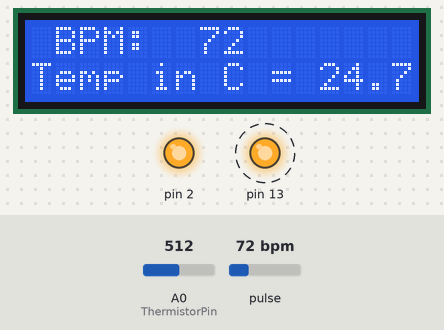
Recording of a sketch running on a simulated Arduino Uno, built with avr-gcc and run on an emulated ATmega328P. On the bench: 16×2 character LCD, output pins drawn as LEDs (lit = HIGH). Dashed ring = blinking. Inputs (shaded band) come from the test bench; at power-on: A0 (ThermistorPin) = 512, pulse 72 bpm. What the sketch prints to the serial monitor is not drawn.

Above: at 1.2 s.
1.3 s: A0 (ThermistorPin) set to 378
At 3.1 s:
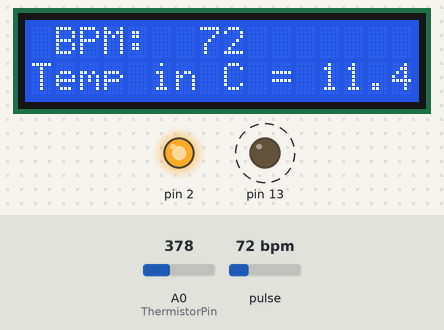
4.4 s: A0 (ThermistorPin) set to 351
At 5.9 s:
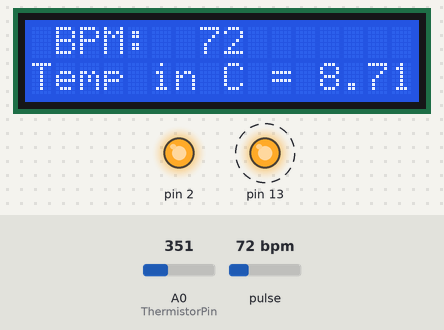
7.5 s: pulse set to 108 bpm
At 8.6 s:
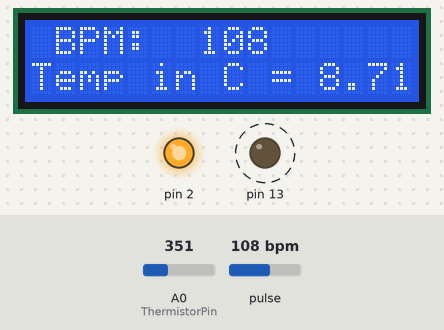
9.6 s: pulse set to 112 bpm
At 10.1 s:
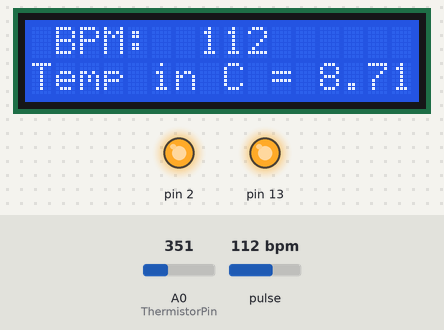
11.3 s: pulse set to 42 bpm
At 12.3 s:
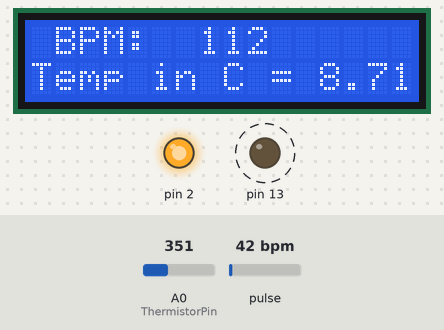
14.4 s: A0 (ThermistorPin) set to 306
At 15.5 s:
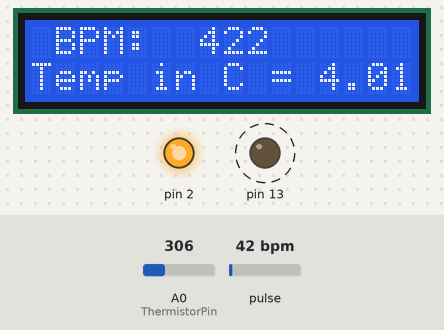
Timing chart, 0 to 18.2 s (numbered marks = the images above; inputs shaded):
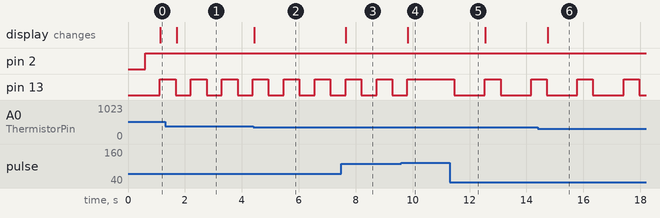

The sketch:

HEALTH_MONITOR.ino
```cpp
#include <Wire.h>
#include <LiquidCrystal_I2C.h>
LiquidCrystal_I2C lcd(0x27, 2, 16);
#define USE_ARDUINO_INTERRUPTS true    // Set-up low-level interrupts for most acurate BPM math.
#include <PulseSensorPlayground.h>     // Includes the PulseSensorPlayground Library.

//  Variables
const int PulseWire = 1;       // PulseSensor PURPLE WIRE connected to ANALOG PIN 0
const int LED13 = 13;          // The on-board Arduino LED, close to PIN 13.
int Threshold = 550;           // Determine which Signal to "count as a beat" and which to ignore.
 int ThermistorPin = 0;
int Vo;
float R1 = 10000;
float logR2, R2, T, Tc, Tf;
float c1 = 1.009249522e-03, c2 = 2.378405444e-04, c3 = 2.019202697e-07;                              // Use the "Gettting Started Project" to fine-tune Threshold Value beyond default setting.
                               // Otherwise leave the default "550" value.

PulseSensorPlayground pulseSensor;  // Creates an instance of the PulseSensorPlayground object called "pulseSensor"


void setup() {
   lcd.init();
   lcd.backlight();
   Serial.begin(9600);          // For Serial Monitor

    pinMode(2,OUTPUT);


  // Configure the PulseSensor object, by assigning our variables to it.
  pulseSensor.analogInput(PulseWire);
  pulseSensor.blinkOnPulse(LED13);       //auto-magically blink Arduino's LED with heartbeat.
  pulseSensor.setThreshold(Threshold);

  // Double-check the "pulseSensor" object was created and "began" seeing a signal.
   if (pulseSensor.begin()) {
    Serial.println("We created a pulseSensor Object !");  //This prints one time at Arduino power-up,  or on Arduino reset.
  }
}


void loop() {
  pinMode(A1,INPUT);
  Vo = analogRead(ThermistorPin);
  R2 = R1 * (1023.0 / (float)Vo - 1.0);
  logR2 = log(R2);
  T = (1.0 / (c1 + c2*logR2 + c3*logR2*logR2*logR2));
  Tc = T - 273.15;
  Tf = (Tc * 9.0)/ 5.0 + 32.0;
  lcd.setCursor(0,1);
  lcd.print("Temp in C = ");
  lcd.println(Tc);
  delay(500);
  int myBPM = pulseSensor.getBeatsPerMinute();  // Calls function on our pulseSensor object that returns BPM as an "int".
                                               // "myBPM" hold this BPM value now.

if (pulseSensor.sawStartOfBeat()) {  // Constantly test to see if "a beat happened".
lcd.setCursor(0,0);
 lcd.print(" BPM: "); // If test is "true", print a message "a heartbeat happened".
 lcd.print(" ");                        // Print phrase "BPM: "
 lcd.print(myBPM);                        // Print the value inside of myBPM.
}
 delay(20);
if (myBPM>100||myBPM<60||Tc<30||Tc>37)
{
  digitalWrite(2,HIGH);
}                   // considered best practice in a simple sketch.
}
```

Measured:
- the behaviour switches between 364 and 363 on A0 (ThermistorPin) (found by bisection; images 1 and 2)
- the behaviour switches between 109 and 110 bpm on pulse (found by bisection; images 3 and 4)
- after the input at 1.3 s, the display: changes after 0.41 s (image 1)
- after the input at 4.4 s, the display: changes at once (image 2)
- after the input at 7.5 s, the display: changes after 0.15 s (image 3)
- after the input at 9.6 s, pin 13: goes on until 9.8 s, then stays HIGH; the display: changes after 0.23 s (image 4)
- after the input at 11.3 s, pin 13: alternates HIGH for 0.55 s and LOW for 1.1 s, starting after 0.16 s
- after the input at 14.4 s, the display: changes after 0.35 s (image 6)
